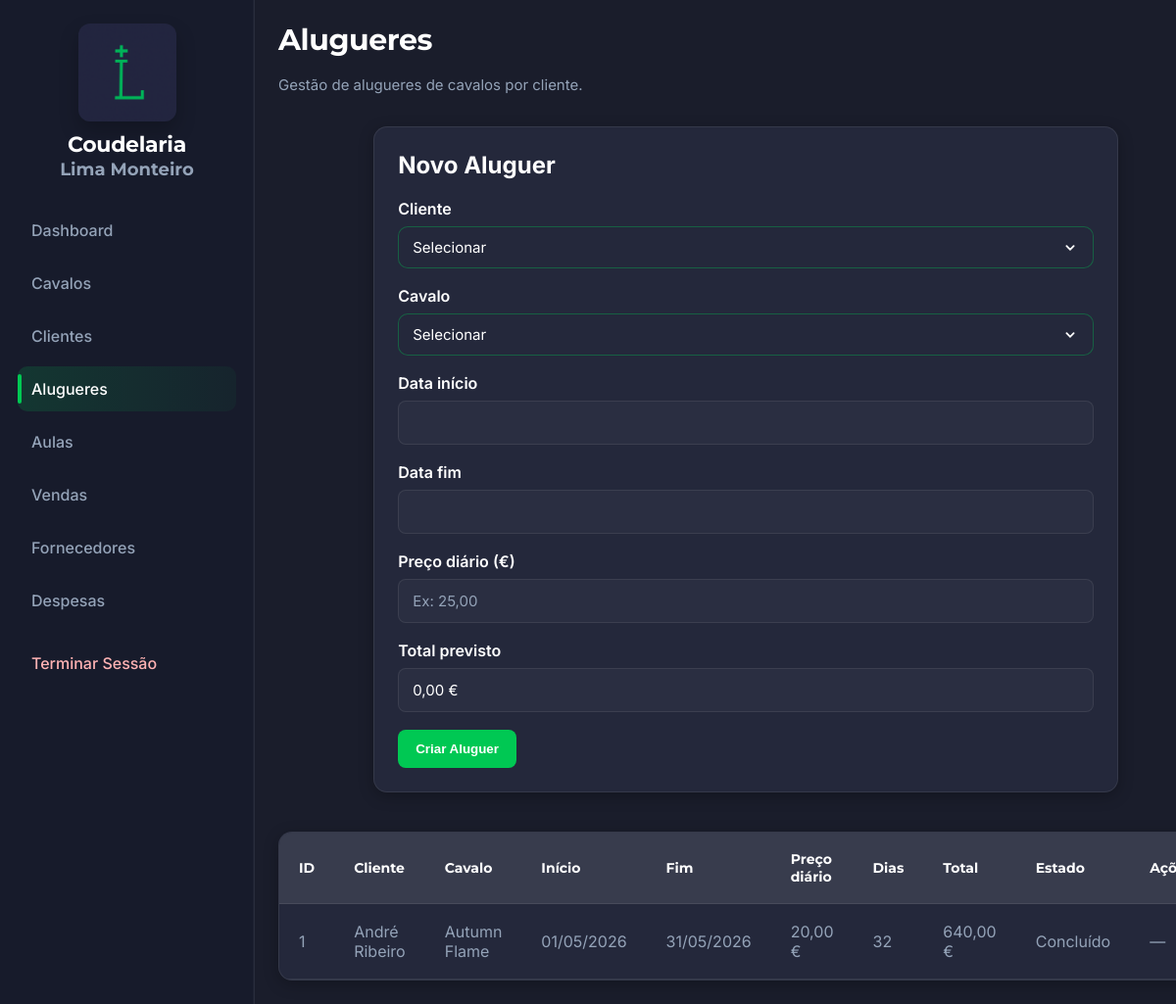
Page /admin/alugueres.php (signed in) on the earlier database version.
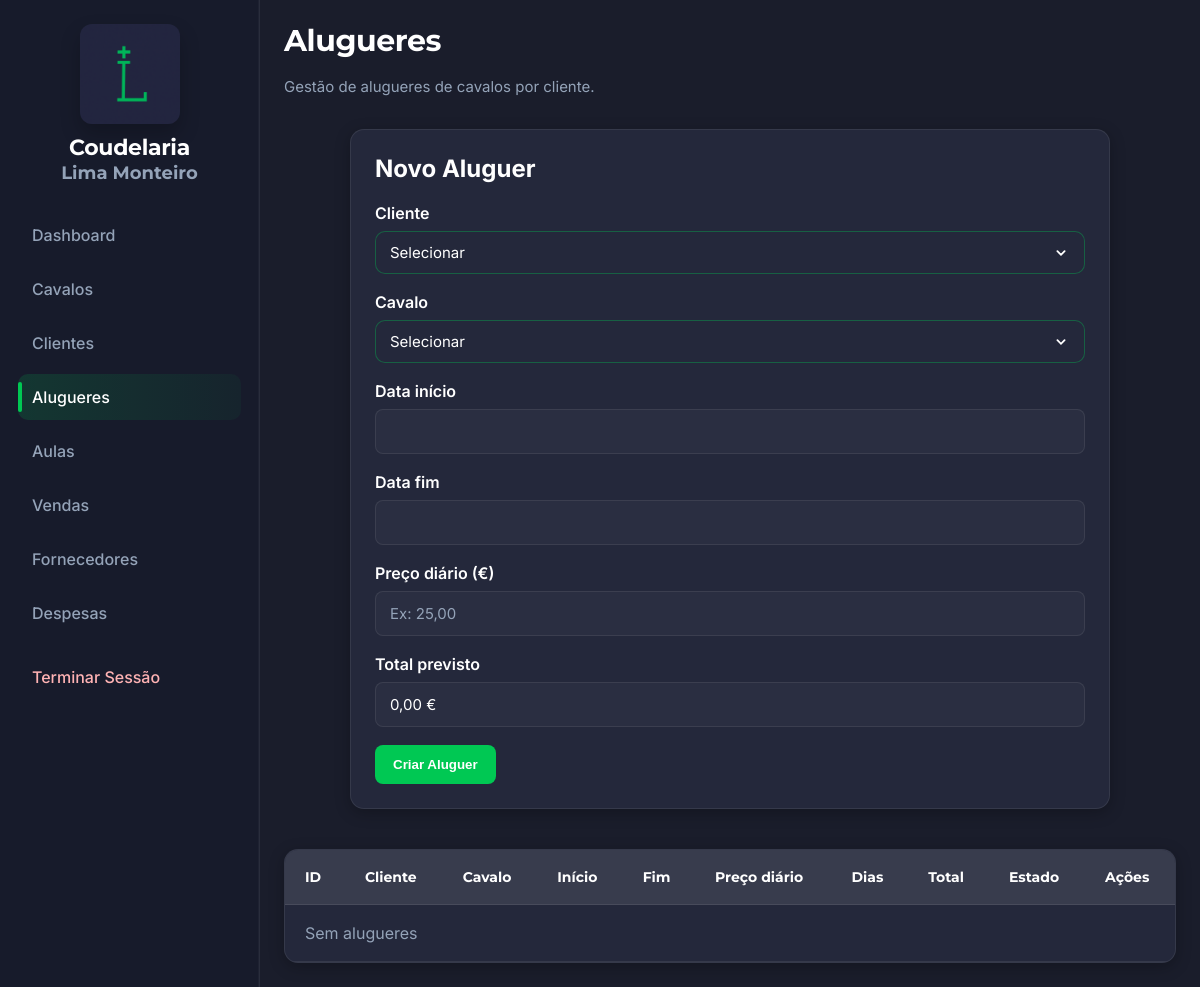
Same page on the later database version.
### tables this page shows
CREATE TABLE `alugueres` (
  `id` int(11) NOT NULL,
  `cliente_id` int(11) NOT NULL,
  `cavalo_id` int(11) NOT NULL,
  `data_inicio` date NOT NULL,
  `data_fim` date DEFAULT NULL,
  `preco_diario` decimal(10,2) DEFAULT 0.00,
  `estado` enum('reservado','ativo','concluido','cancelado') NOT NULL DEFAULT 'reservado',
  `criado_em` timestamp NOT NULL DEFAULT current_timestamp()
);

CREATE TABLE `clientes` (
  `id` int(11) NOT NULL,
  `nome` varchar(150) NOT NULL,
  `email` varchar(150) NOT NULL,
  `telefone` varchar(30) DEFAULT NULL,
  `nif` varchar(20) DEFAULT NULL,
  `mensagem` text NOT NULL,
  `tipo_interesse` varchar(50) DEFAULT 'compra',
  `estado` varchar(50) DEFAULT 'potencial',
  `criado_em` timestamp NOT NULL DEFAULT current_timestamp()
);

CREATE TABLE `cavalos` (
  `id` int(11) NOT NULL,
  `nome` varchar(150) NOT NULL,
  `raca` varchar(100) NOT NULL,
  `sexo` varchar(20) DEFAULT NULL,
  `data_nascimento` date DEFAULT NULL,
  `altura` decimal(3,2) DEFAULT NULL,
  `cor` varchar(50) DEFAULT NULL,
  `preco` decimal(10,2) NOT NULL,
  `estado` varchar(50) DEFAULT NULL,
  `descricao` text DEFAULT NULL,
  `imagem` varchar(255) DEFAULT NULL,
  `criado_em` timestamp NOT NULL DEFAULT current_timestamp()
);

### admin/alugueres.php (the view, shortened to what the changed rows need)
<?php
require_once __DIR__ . '/../backend/atualizar-alugueres.php';
function calcularDiasAluguer($dataInicio, $dataFim = null) {
    $inicio = new DateTime($dataInicio);
    $fim = !empty($dataFim) ? new DateTime($dataFim) : new DateTime();
    $dias = $inicio->diff($fim)->days + 1;
    if ($fim > $inicio) {
        $dias++;
    }
    return $dias;
}
function formatarData($data) {
    return date('d/m/Y', strtotime($data));
}
function formatarValor($valor) {
    return number_format((float)$valor, 2, ',', '.') . ' €';
}
function formatarEstado($estado) {
    $estado = trim((string)$estado);
    $estado = strtolower($estado);
    if ($estado === 'concluido') {
        return 'Concluído';
    }
    return ucfirst($estado);
}
$stmtAlugueres = $conn->query("
    SELECT
        a.id,
        a.data_inicio,
        a.data_fim,
        a.preco_diario,
        a.estado,
        c.nome AS nome_cliente,
        cv.nome AS nome_cavalo
    FROM alugueres a
    INNER JOIN clientes c ON a.cliente_id = c.id
    INNER JOIN cavalos cv ON a.cavalo_id = cv.id
    ORDER BY a.id DESC
");
$alugueres = $stmtAlugueres->fetchAll(PDO::FETCH_ASSOC);
?>
<!DOCTYPE html>
<html lang="pt">
<head>
    <link rel="stylesheet" href="assets/css/admin.css">
    <link rel="stylesheet" href="https://cdn.jsdelivr.net/npm/flatpickr/dist/flatpickr.min.css">
</head>
<body>
<div class="admin-layout">
    <aside class="admin-sidebar">
        <a href="../public/index.html" class="sidebar-logo-link">
            <div class="sidebar-logo">
                <div class="sidebar-titulo">
                    <h2>Coudelaria</h2>
                </div>
            </div>
        </a>
    </aside>
    <main class="admin-main">
        <header class="admin-header admin-header-flex">
            <div class="admin-header-texto">
                <h1>Alugueres</h1>
            </div>
        </header>
        <section class="admin-form-wrapper">
            <div class="form-container">
                <h2>Novo Aluguer</h2>
            </div>
        </section>
        <section class="tabela-container">
            <table class="admin-tabela">
                <thead>
                    <tr>
                        <th>ID</th>
                        <th>Cliente</th>
                        <th>Cavalo</th>
                        <th>Início</th>
                        <th>Fim</th>
                        <th>Preço diário</th>
                        <th>Dias</th>
                        <th>Total</th>
                        <th>Estado</th>
                        <th>Ações</th>
                    </tr>
                </thead>
                <tbody>
                    <?php if (empty($alugueres)): ?>
                        <tr>
                            <td colspan="10" class="mensagem-vazia">Sem alugueres</td>
                        </tr>
                    <?php else: ?>
                        <?php foreach ($alugueres as $aluguer): ?>
                            <?php
                                $diasTotais = calcularDiasAluguer($aluguer['data_inicio'], $aluguer['data_fim']);
                                $totalPrevisto = $diasTotais * (float)$aluguer['preco_diario'];
                                $estadoNormalizado = strtolower(trim($aluguer['estado']));
                            ?>
                            <tr>
                                <td><?= htmlspecialchars($aluguer['id']) ?></td>
                                <td><?= htmlspecialchars($aluguer['nome_cliente']) ?></td>
                                <td><?= htmlspecialchars($aluguer['nome_cavalo']) ?></td>
                                <td><?= htmlspecialchars(formatarData($aluguer['data_inicio'])) ?></td>
                                <td><?= htmlspecialchars(formatarData($aluguer['data_fim'])) ?></td>
                                <td><?= htmlspecialchars(formatarValor($aluguer['preco_diario'])) ?></td>
                                <td><?= htmlspecialchars($diasTotais) ?></td>
                                <td><?= htmlspecialchars(formatarValor($totalPrevisto)) ?></td>
                                <td><?= htmlspecialchars(formatarEstado($aluguer['estado'])) ?></td>
                                <td>
                                    <?php if ($estadoNormalizado === 'ativo'): ?>
                                        <div class="acoes">
                                            <form method="POST" action="../backend/alterar-estado-aluguer.php">
                                                <input type="hidden" name="id" value="<?= htmlspecialchars($aluguer['id']) ?>">
                                                <input type="hidden" name="estado" value="concluido">
                                                <button class="btn-editar" type="submit">Concluir</button>
                                            </form>
                                            <form method="POST" action="../backend/alterar-estado-aluguer.php">
                                                <input type="hidden" name="id" value="<?= htmlspecialchars($aluguer['id']) ?>">
                                                <input type="hidden" name="estado" value="cancelado">
                                                <button class="btn-apagar" type="submit">Cancelar</button>
                                            </form>
                                        </div>
                                    <?php else: ?>
                                        —
                                    <?php endif; ?>
                                </td>
                            </tr>
                        <?php endforeach; ?>
                    <?php endif; ?>
                </tbody>
            </table>
        </section>
    </main>
</div>
</body>
</html>

Differences in the rows shown:
removed alugueres: id "1", cliente.nome "André Ribeiro", cavalo.nome "Autumn Flame", data_inicio "01/05/2026", data_fim "31/05/2026", preco_diario "20,00 €", diasTotais "32", formatarValor($totalPrevisto) "640,00 €", estado "Concluído"
Other differences:
text now shown: "Sem alugueres"
